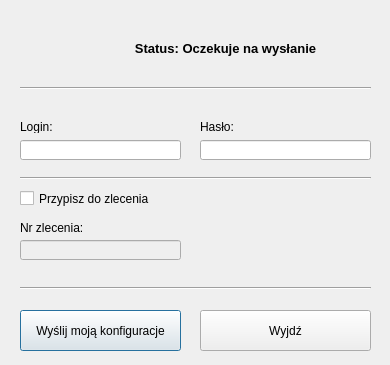
<?xml version="1.0" encoding="UTF-8"?>
<ui version="4.0">
 <class>Dialog</class>
 <widget class="QDialog" name="Dialog">
  <property name="enabled">
   <bool>true</bool>
  </property>
  <property name="geometry">
   <rect>
    <x>0</x>
    <y>0</y>
    <width>390</width>
    <height>365</height>
   </rect>
  </property>
  <property name="sizePolicy">
   <sizepolicy hsizetype="Fixed" vsizetype="Fixed">
    <horstretch>0</horstretch>
    <verstretch>0</verstretch>
   </sizepolicy>
  </property>
  <property name="minimumSize">
   <size>
    <width>390</width>
    <height>365</height>
   </size>
  </property>
  <property name="windowTitle">
   <string>STool</string>
  </property>
  <property name="windowIcon">
   <iconset>
    <normaloff>C:/Users/ignat/Downloads/sokol_logo.png</normaloff>
    <normalon>C:/Users/ignat/Downloads/sokol_logo.png</normalon>C:/Users/ignat/Downloads/sokol_logo.png</iconset>
  </property>
  <property name="autoFillBackground">
   <bool>false</bool>
  </property>
  <property name="sizeGripEnabled">
   <bool>false</bool>
  </property>
  <widget class="QPushButton" name="Sendbtn">
   <property name="geometry">
    <rect>
     <x>20</x>
     <y>310</y>
     <width>161</width>
     <height>41</height>
    </rect>
   </property>
   <property name="text">
    <string>Wyślij moją konfiguracje</string>
   </property>
  </widget>
  <widget class="QPushButton" name="Exitbtn">
   <property name="geometry">
    <rect>
     <x>200</x>
     <y>310</y>
     <width>171</width>
     <height>41</height>
    </rect>
   </property>
   <property name="text">
    <string>Wyjdź</string>
   </property>
  </widget>
  <widget class="QLabel" name="StatusLbl">
   <property name="geometry">
    <rect>
     <x>80</x>
     <y>40</y>
     <width>291</width>
     <height>16</height>
    </rect>
   </property>
   <property name="font">
    <font>
     <pointsize>10</pointsize>
     <weight>75</weight>
     <italic>false</italic>
     <bold>true</bold>
     <underline>false</underline>
     <strikeout>false</strikeout>
    </font>
   </property>
   <property name="autoFillBackground">
    <bool>false</bool>
   </property>
   <property name="text">
    <string>Status: Oczekuje na wysłanie</string>
   </property>
   <property name="alignment">
    <set>Qt::AlignCenter</set>
   </property>
  </widget>
  <widget class="QLabel" name="LoginLbl">
   <property name="geometry">
    <rect>
     <x>20</x>
     <y>120</y>
     <width>47</width>
     <height>13</height>
    </rect>
   </property>
   <property name="text">
    <string>Login:</string>
   </property>
  </widget>
  <widget class="QLabel" name="PasswdLbl">
   <property name="geometry">
    <rect>
     <x>200</x>
     <y>120</y>
     <width>47</width>
     <height>13</height>
    </rect>
   </property>
   <property name="text">
    <string>Hasło:</string>
   </property>
  </widget>
  <widget class="Line" name="line">
   <property name="geometry">
    <rect>
     <x>20</x>
     <y>170</y>
     <width>351</width>
     <height>16</height>
    </rect>
   </property>
   <property name="orientation">
    <enum>Qt::Horizontal</enum>
   </property>
  </widget>
  <widget class="Line" name="line_2">
   <property name="enabled">
    <bool>true</bool>
   </property>
   <property name="geometry">
    <rect>
     <x>20</x>
     <y>80</y>
     <width>351</width>
     <height>16</height>
    </rect>
   </property>
   <property name="font">
    <font>
     <weight>50</weight>
     <bold>false</bold>
    </font>
   </property>
   <property name="frameShadow">
    <enum>QFrame::Sunken</enum>
   </property>
   <property name="orientation">
    <enum>Qt::Horizontal</enum>
   </property>
  </widget>
  <widget class="QLabel" name="label">
   <property name="geometry">
    <rect>
     <x>290</x>
     <y>190</y>
     <width>81</width>
     <height>81</height>
    </rect>
   </property>
   <property name="text">
    <string/>
   </property>
   <property name="pixmap">
    <pixmap>C:/Users/ignat/Downloads/72385251_1555436987929960_6835200397271891968_o.jpg</pixmap>
   </property>
   <property name="scaledContents">
    <bool>true</bool>
   </property>
  </widget>
  <widget class="QLineEdit" name="LoginInput">
   <property name="geometry">
    <rect>
     <x>20</x>
     <y>140</y>
     <width>161</width>
     <height>20</height>
    </rect>
   </property>
  </widget>
  <widget class="QLineEdit" name="PasswdLine">
   <property name="geometry">
    <rect>
     <x>200</x>
     <y>140</y>
     <width>171</width>
     <height>20</height>
    </rect>
   </property>
  </widget>
  <widget class="QCheckBox" name="checkBoxAssign">
   <property name="enabled">
    <bool>true</bool>
   </property>
   <property name="geometry">
    <rect>
     <x>20</x>
     <y>190</y>
     <width>131</width>
     <height>17</height>
    </rect>
   </property>
   <property name="text">
    <string>Przypisz do zlecenia</string>
   </property>
   <property name="checked">
    <bool>false</bool>
   </property>
  </widget>
  <widget class="QLineEdit" name="lineEdit">
   <property name="enabled">
    <bool>false</bool>
   </property>
   <property name="geometry">
    <rect>
     <x>20</x>
     <y>240</y>
     <width>161</width>
     <height>20</height>
    </rect>
   </property>
  </widget>
  <widget class="QLabel" name="label_2">
   <property name="geometry">
    <rect>
     <x>20</x>
     <y>220</y>
     <width>111</width>
     <height>16</height>
    </rect>
   </property>
   <property name="text">
    <string>Nr zlecenia:</string>
   </property>
  </widget>
  <widget class="Line" name="line_3">
   <property name="geometry">
    <rect>
     <x>20</x>
     <y>280</y>
     <width>351</width>
     <height>16</height>
    </rect>
   </property>
   <property name="orientation">
    <enum>Qt::Horizontal</enum>
   </property>
  </widget>
  <widget class="QLabel" name="label_3">
   <property name="geometry">
    <rect>
     <x>10</x>
     <y>10</y>
     <width>71</width>
     <height>71</height>
    </rect>
   </property>
   <property name="text">
    <string/>
   </property>
   <property name="pixmap">
    <pixmap>C:/Users/ignat/Downloads/sokol_logo.png</pixmap>
   </property>
   <property name="scaledContents">
    <bool>true</bool>
   </property>
  </widget>
 </widget>
 <resources/>
 <connections>
  <connection>
   <sender>checkBoxAssign</sender>
   <signal>toggled(bool)</signal>
   <receiver>lineEdit</receiver>
   <slot>setEnabled(bool)</slot>
   <hints>
    <hint type="sourcelabel">
     <x>31</x>
     <y>203</y>
    </hint>
    <hint type="destinationlabel">
     <x>110</x>
     <y>244</y>
    </hint>
   </hints>
  </connection>
  <connection>
   <sender>Exitbtn</sender>
   <signal>clicked()</signal>
   <receiver>Dialog</receiver>
   <slot>close()</slot>
   <hints>
    <hint type="sourcelabel">
     <x>293</x>
     <y>325</y>
    </hint>
    <hint type="destinationlabel">
     <x>311</x>
     <y>221</y>
    </hint>
   </hints>
  </connection>
 </connections>
</ui>
